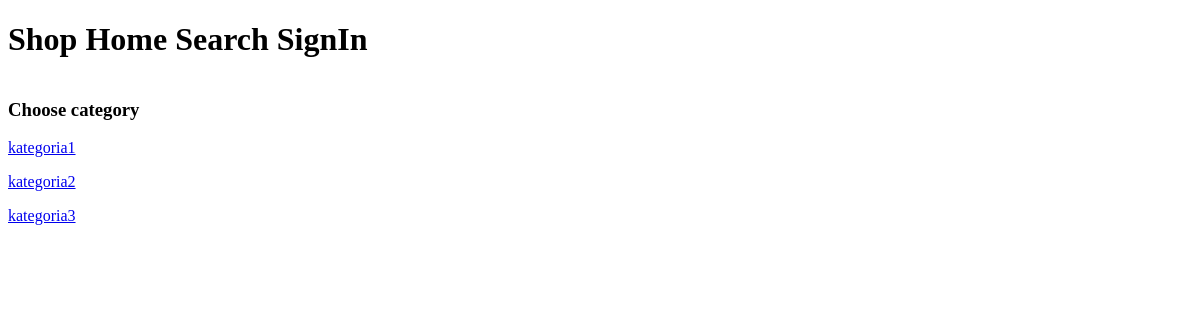
Before: / with the older database file.
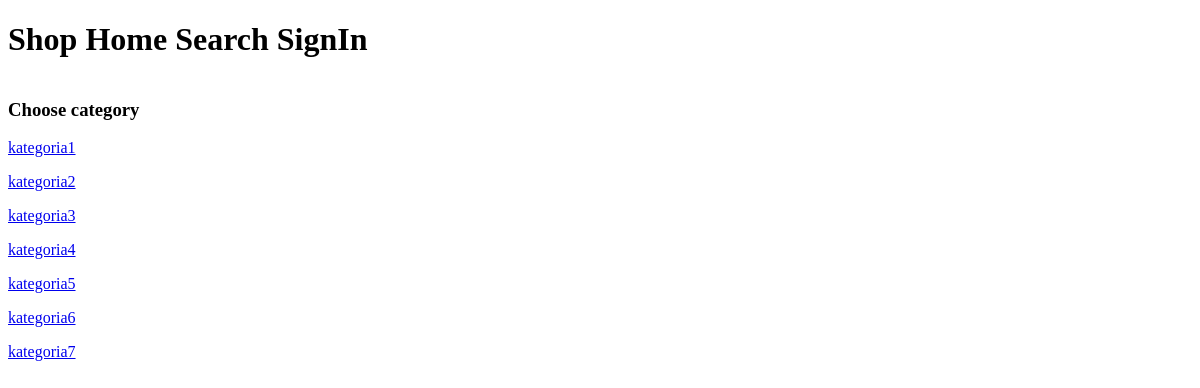
After: the same page with the newer database file.
### Products/models.py (models this page shows, shortened)
class Kategoria(models.Model):
    nazwa = models.CharField(max_length=30)
    class Meta:
        verbose_name = "Kategoria"
        verbose_name_plural = "Kategorie"

### Products/views.py (the view)
# urls.py: path('', index, name='index'),
def index(request):
    kategorie = Kategoria.objects.all()
    dane = {'kategorie': kategorie}
    return render(request, 'szablon.html', dane)

### Products/templates/szablon.html (shortened to what this page needs)
<!DOCTYPE html>
<html lang="en">
<head>
</head>
<body>
    <div>
        <h1>Shop   Home    Search   SignIn</h1>
    </div>
    <div style="width:200px; float:left">
        <h3> Choose category </h3>
        {% for kat in kategorie %}
            <p><a href = "/kategoria/{{ kat.id }}"> {{kat.nazwa }} </a> </p>
        {% endfor %}
    </div>
</body>
</html>

Changed rows visible on the page:
added Kategoria: nazwa "kategoria4"
added Kategoria: nazwa "kategoria5"
added Kategoria: nazwa "kategoria6"
added Kategoria: nazwa "kategoria7"
